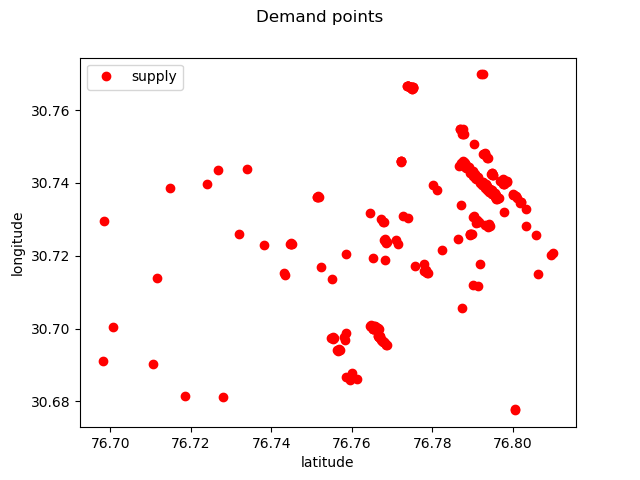

This chart was generated by the following Python code:
# -*- coding: utf-8 -*-
"""
Created on Sun Feb 24 16:44:44 2019

@author: varun
"""

# -*- coding: utf-8 -*-
"""
Created on Sun Feb 24 16:36:35 2019

@author: varun
"""

# -*- coding: utf-8 -*-
"""
Created on Sat Feb 23 23:22:00 2019

@author: varun
"""
# import files
import overpy
import numpy as np
import matplotlib.pyplot as plt
import pandas as pd
# api call service for the charging points 
api = overpy.Overpass()
result = api.query("""(
  //Place of workship and temple
 way['amenity'='place_of_worship']  
(30.6698,76.6842,30.7728,76.8202);
  node['amenity'='place_of_worship']  
(30.6698,76.6842,30.7728,76.8202);  
  relation['amenity'='place_of_worship'](30.6698,76.6842,30.7728,76.8202);
  //The Market place
  way['shop'='convenience']
  (30.6698,76.6842,30.7728,76.8202);
  way['amenity'='marketplace']
  (30.6698,76.6842,30.7728,76.8202);
  
  node['shop'='convenience']
  (30.6698,76.6842,30.7728,76.8202);
  node['amenity'='marketplace']
  (30.6698,76.6842,30.7728,76.8202);
  
  relation['shop'='convenience']
  (30.6698,76.6842,30.7728,76.8202);
  relation['amenity'='marketplace']
  (30.6698,76.6842,30.7728,76.8202);
  //The fuel locations:
  node['amenity'='fuel']
  (30.6698,76.6842,30.7728,76.8202);
);(._;>;);
out center;""")
size1=len(result.nodes)
size=len(result.ways)
i=0;

Lat=np.zeros(size1+size);
Lon=np.zeros(size+size1);
# compiling the points for the candidate charging locations
for way in result.ways:
    print("Name: %s" % way.tags.get("name", "n/a"))
    print(" Highway: %s" % way.tags.get("highway", "n/a"))
    print(" Nodes:")
    Lat1=0
    Lon1=0
    for node in way.nodes:
        print(" Lat: %f, Lon: %f" % (node.lat, node.lon))
        Lat1+=node.lat
        Lon1+=node.lon
    Lat[i]=Lat1/len(way.nodes)
    Lon[i]=Lon1/len(way.nodes)
    i=i+1;
for node in result.nodes:
    print("Name: %s" % node.tags.get("name", "n/a"))
    Lat[i]=node.lat
    Lon[i]=node.lon
    i=i+1;


# plot and save the figure
fig = plt.figure()
plt.plot(Lon, Lat, 'ro',label="supply");
fig.suptitle('Demand points')
plt.legend(loc='upper left')
plt.xlabel("latitude");
plt.ylabel("longitude");
fig.savefig('supply.png')
#  Writing the supply points to xlsx file
df = pd.DataFrame({'Lat':Lat,'Lon':Lon})
writer = pd.ExcelWriter('supply.xlsx', engine='xlsxwriter')
df.to_excel(writer, sheet_name='Sheet1')
writer.save()
